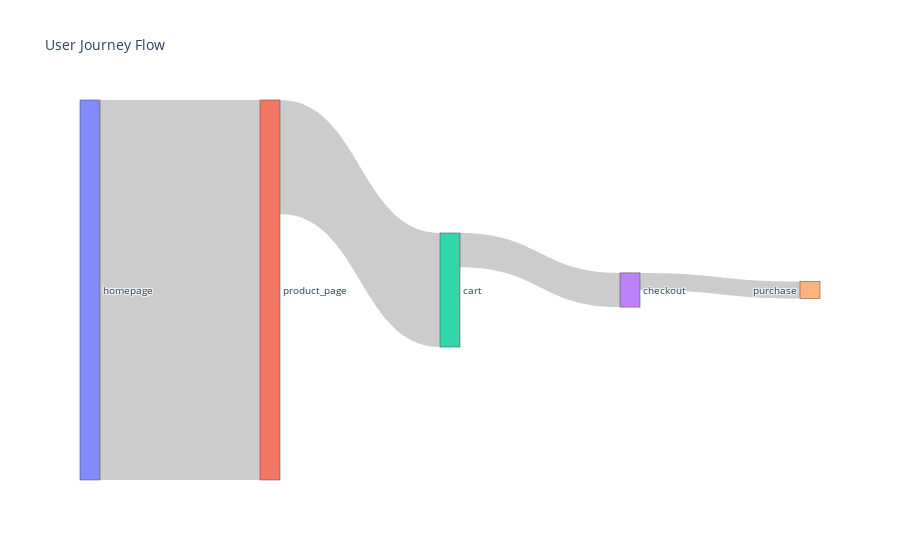

Notebook source saved alongside this figure:
### Code cell
import plotly.graph_objects as go

labels = ["homepage", "product_page", "cart", "checkout", "purchase"]
sources = [0, 1, 2, 3]
targets = [1, 2, 3, 4]
values = [5000, 1500, 450, 225]

fig = go.Figure(data=[go.Sankey(
    node=dict(label=labels),
    link=dict(source=sources, target=targets, value=values)
)])
fig.update_layout(title_text="User Journey Flow", font_size=10)
fig.show()

### Figure 1 — Plotly figure (JSON) as saved in the notebook; plotly's stock layout.template omitted (floating-point values rounded to 4 significant figures)
{"data": [{"link": {"source": [0, 1, 2, 3], "target": [1, 2, 3, 4], "value": [5000, 1500, 450, 225]}, "node": {"label": ["homepage", "product_page", "cart", "checkout", "purchase"]}, "type": "sankey"}], "layout": {"autosize": true, "font": {"size": 10}, "title": {"text": "User Journey Flow"}}}
